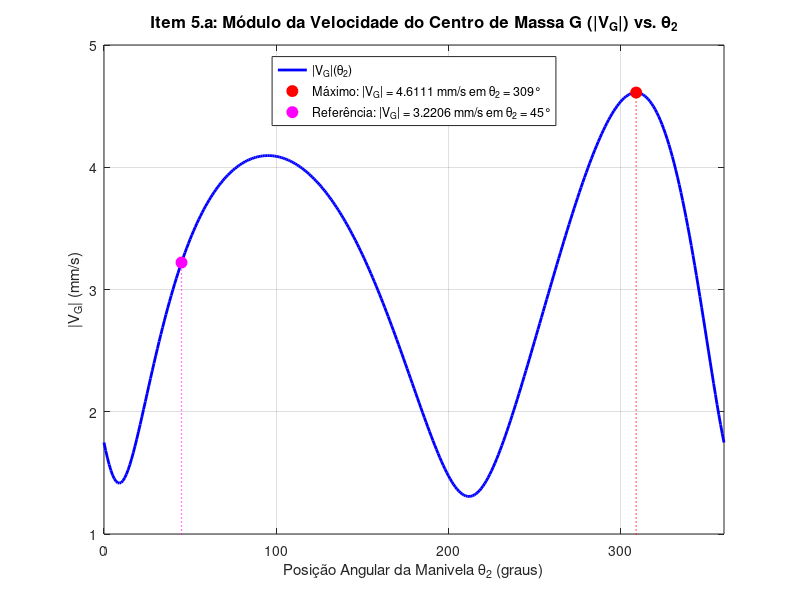
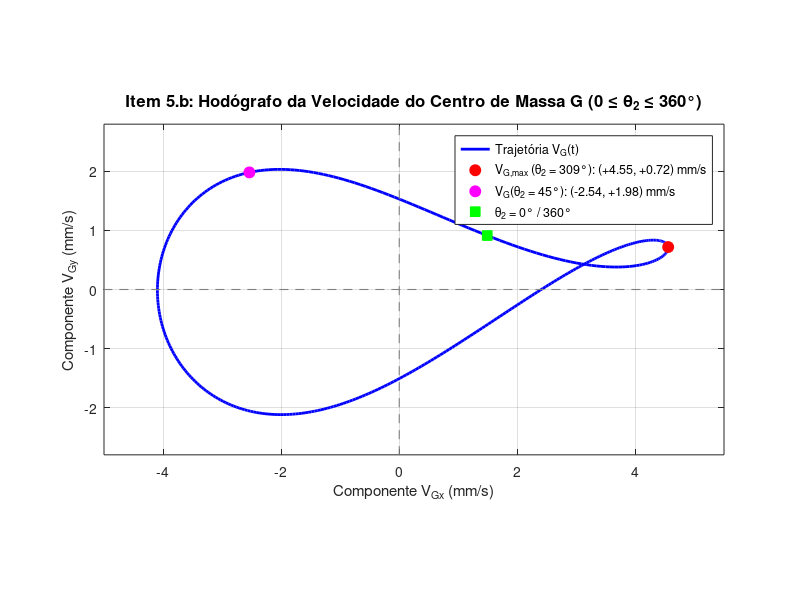
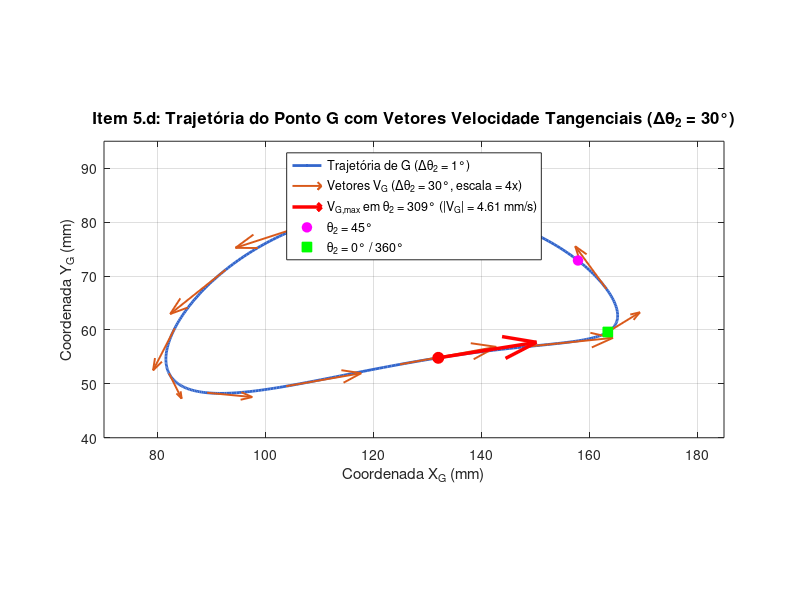

These charts were generated, in order, by the following MATLAB code:
% =========================================================================
% Questão 5 - Velocidade do Centro de Massa (Ponto G) do Elo Acoplador
% Disciplina: Dinâmica das Máquinas - Atividade Prática 4
% =========================================================================

clear; clc; close all;

% 1. Parâmetros geométricos do mecanismo (em mm)
a = 40.0;          % Elo 2: Manivela
b = 208.81;        % Elo 3: Acoplador
c = 70.0;          % Elo 4: Balancim
d = 200.0;         % Elo 1: Base fixa
omega2 = 0.1;      % Velocidade angular da manivela (rad/s)

% Parâmetros do elo intermediário expandido (Triângulo ABP)
p = b;                     % |R_PA| = b = 208.81 mm
delta3 = deg2rad(20);      % Ângulo delta3 = 20 graus

% -------------------------------------------------------------------------
% 2. Carregamento do pacote de geometria e configuração de polygonCentroid
% -------------------------------------------------------------------------
try
    pkg load geometry;
catch
    % Pacote geometry pode não estar instalado no sistema
end

% Função de centróide compatível: utiliza polygonCentroid se existir, ou
% a média das coordenadas dos vértices (baricentro geométrico do triângulo)
if exist('polygonCentroid', 'file') || exist('polygonCentroid', 'builtin')
    obter_centroide = @(pts) polygonCentroid(pts);
else
    obter_centroide = @(pts) mean(pts, 1);
end

% -------------------------------------------------------------------------
% 3. Volta completa da manivela: 0 <= theta2 <= 360° (Delta theta2 = 1°)
% -------------------------------------------------------------------------
theta2_deg = 0:1:360;
theta2_rad = deg2rad(theta2_deg);
N = length(theta2_deg);

theta3_rad = zeros(1, N);
theta4_rad = zeros(1, N);
omega3_rad = zeros(1, N);
omega4_rad = zeros(1, N);

xG = zeros(1, N);
yG = zeros(1, N);
VG_x = zeros(1, N);
VG_y = zeros(1, N);
VG_mod = zeros(1, N);

x_atual = [deg2rad(10); deg2rad(60)];
options = optimset('Display', 'off');

for k = 1:N
    t2 = theta2_rad(k);
    
    % Equações de fechamento do circuito
    sistema = @(x) [
        a * cos(t2) + b * cos(x(1)) - c * cos(x(2)) - d;
        a * sin(t2) + b * sin(x(1)) - c * sin(x(2))
    ];
    
    [x_sol, ~, info] = fsolve(sistema, x_atual, options);
    
    if info > 0
        t3 = x_sol(1);
        t4 = x_sol(2);
        theta3_rad(k) = t3;
        theta4_rad(k) = t4;
        x_atual = x_sol;
        
        % Velocidades angulares
        J = [-b * sin(t3),  c * sin(t4);
              b * cos(t3), -c * cos(t4)];
        A = [ a * omega2 * sin(t2);
             -a * omega2 * cos(t2)];
        w = J \ A;
        w3 = w(1);
        w4 = w(2);
        omega3_rad(k) = w3;
        omega4_rad(k) = w4;
        
        % Coordenadas dos vértices do triângulo acoplador ABP
        rA = [a * cos(t2), a * sin(t2)];
        rB = [d + c * cos(t4), c * sin(t4)];
        rP = rA + p * [cos(t3 + delta3), sin(t3 + delta3)];
        
        % Centróide do triângulo via polygonCentroid
        vertices_triangulo = [rA; rB; rP];
        G = obter_centroide(vertices_triangulo);
        xG(k) = G(1);
        yG(k) = G(2);
        
        % Velocidade do centróide G:
        % VG = VA + omega3 x r_GA
        VA = [-a * omega2 * sin(t2); a * omega2 * cos(t2)];
        rGA = [G(1) - rA(1); G(2) - rA(2)];
        VG = VA + w3 * [-rGA(2); rGA(1)];
        
        VG_x(k) = VG(1);
        VG_y(k) = VG(2);
        VG_mod(k) = hypot(VG(1), VG(2));
    else
        warning("Convergência falhou para theta2 = %d°", theta2_deg(k));
    end
end

% -------------------------------------------------------------------------
% 4. Resolução do Item c: Posição onde a velocidade é máxima
% -------------------------------------------------------------------------
[max_VG, idx_max] = max(VG_mod);
theta2_max_deg = theta2_deg(idx_max);
theta2_max_rad = theta2_rad(idx_max);

fprintf("=========================================================================\n");
fprintf("RESULTADOS DA QUESTÃO 5 (CENTRO DE MASSA DO ELO 3 - PONTO G):\n");
fprintf("-------------------------------------------------------------------------\n");
fprintf("Velocidade MÁXIMA do Ponto G:\n");
fprintf("  |VG|_max     = %.4f mm/s\n", max_VG);
fprintf("  Posição theta2 = %d° (%.4f rad)\n", theta2_max_deg, theta2_max_rad);
fprintf("  Componentes  = VG_x = %+.4f mm/s | VG_y = %+.4f mm/s\n", VG_x(idx_max), VG_y(idx_max));
fprintf("  Coordenadas G= X_G = %7.2f mm | Y_G = %7.2f mm\n", xG(idx_max), yG(idx_max));
fprintf("-------------------------------------------------------------------------\n");
fprintf("Posição de referência theta2 = 45°:\n");
idx_45 = find(theta2_deg == 45, 1);
fprintf("  |VG|(45°)    = %.4f mm/s\n", VG_mod(idx_45));
fprintf("  Componentes  = VG_x = %+.4f mm/s | VG_y = %+.4f mm/s\n", VG_x(idx_45), VG_y(idx_45));
fprintf("  Coordenadas G= X_G = %7.2f mm | Y_G = %7.2f mm\n", xG(idx_45), yG(idx_45));
fprintf("=========================================================================\n\n");

% Diretório para salvar imagens
script_dir = fileparts(mfilename('fullpath'));
if isempty(script_dir)
    script_dir = '.';
end
assets_dir = fullfile(script_dir, 'assets');
if ~exist(assets_dir, 'dir')
    mkdir(assets_dir);
end

% =========================================================================
% 5. Item a: Gráfico do módulo da velocidade |VG| vs theta2
% =========================================================================
fig_a = figure(1, 'Name', 'Item 5.a - Modulo da Velocidade VG vs theta2', 'NumberTitle', 'off', ...
               'Position', [100, 100, 800, 500]);
clf(fig_a);

plot(theta2_deg, VG_mod, 'b-', 'LineWidth', 2.0);
hold on;
plot(theta2_max_deg, max_VG, 'ro', 'MarkerFaceColor', 'r', 'MarkerSize', 8);
plot(45, VG_mod(idx_45), 'mo', 'MarkerFaceColor', 'm', 'MarkerSize', 8);

line([theta2_max_deg, theta2_max_deg], [0, max_VG], 'Color', 'r', 'LineStyle', ':', 'LineWidth', 1.0);
line([45, 45], [0, VG_mod(idx_45)], 'Color', 'm', 'LineStyle', ':', 'LineWidth', 1.0);

grid on;
xlim([0, 360]);
ylim([1.0, 5.0]);

title('Item 5.a: Módulo da Velocidade do Centro de Massa G (|V_G|) vs. \theta_2', 'FontSize', 12);
xlabel('Posição Angular da Manivela \theta_2 (graus)', 'FontSize', 11);
ylabel('|V_G| (mm/s)', 'FontSize', 11);

leg_max = sprintf('Máximo: |V_G| = %.4f mm/s em \\theta_2 = %d°', max_VG, theta2_max_deg);
leg_45  = sprintf('Referência: |V_G| = %.4f mm/s em \\theta_2 = 45°', VG_mod(idx_45));
legend('|V_G|(\theta_2)', leg_max, leg_45, 'Location', 'north');

caminho_fig_a = fullfile(assets_dir, 'grafico_5_a_modulo_VG.png');
print(fig_a, caminho_fig_a, '-dpng', '-r300');
fprintf("Gráfico 5.a salvo em: %s\n", caminho_fig_a);

% =========================================================================
% 6. Item b: Hodógrafo de VG (VG_x na abscissa e VG_y na ordenada)
% =========================================================================
fig_b = figure(2, 'Name', 'Item 5.b - Hodografo da Velocidade VG', 'NumberTitle', 'off', ...
               'Position', [100, 100, 800, 550]);
clf(fig_b);

plot(VG_x, VG_y, 'b-', 'LineWidth', 2.0);
hold on;

plot(VG_x(idx_max), VG_y(idx_max), 'ro', 'MarkerFaceColor', 'r', 'MarkerSize', 8);
plot(VG_x(idx_45),  VG_y(idx_45),  'mo', 'MarkerFaceColor', 'm', 'MarkerSize', 8);
plot(VG_x(1),       VG_y(1),       'gs', 'MarkerFaceColor', 'g', 'MarkerSize', 7);

% Linhas dos eixos passando pela origem
line([-5.5, 5.5], [0, 0], 'Color', [0.5, 0.5, 0.5], 'LineStyle', '--', 'LineWidth', 0.8);
line([0, 0], [-3.0, 3.0], 'Color', [0.5, 0.5, 0.5], 'LineStyle', '--', 'LineWidth', 0.8);

grid on;
axis equal;
xlim([-5.0, 5.5]);
ylim([-2.8, 2.8]);

title('Item 5.b: Hodógrafo da Velocidade do Centro de Massa G (0 \leq \theta_2 \leq 360°)', 'FontSize', 12);
xlabel('Componente V_{Gx} (mm/s)', 'FontSize', 11);
ylabel('Componente V_{Gy} (mm/s)', 'FontSize', 11);

leg_hb_max = sprintf('V_{G,max} (\\theta_2 = %d°): (%+.2f, %+.2f) mm/s', theta2_max_deg, VG_x(idx_max), VG_y(idx_max));
leg_hb_45  = sprintf('V_G(\\theta_2 = 45°): (%+.2f, %+.2f) mm/s', VG_x(idx_45), VG_y(idx_45));
legend('Trajetória V_G(t)', leg_hb_max, leg_hb_45, '\theta_2 = 0° / 360°', 'Location', 'northeast');

caminho_fig_b = fullfile(assets_dir, 'grafico_5_b_hodografo_VG.png');
print(fig_b, caminho_fig_b, '-dpng', '-r300');
fprintf("Gráfico 5.b salvo em: %s\n", caminho_fig_b);

% =========================================================================
% 7. Item d: Trajetória do ponto G com Quiver a cada 30 graus
% =========================================================================
fig_d = figure(3, 'Name', 'Item 5.d - Trajetoria de G com Quiver', 'NumberTitle', 'off', ...
               'Position', [100, 100, 850, 550]);
clf(fig_d);

% Trajetória contínua com incremento de 1 grau
plot(xG, yG, 'Color', [0.2, 0.4, 0.8], 'LineWidth', 2.0);
hold on;

% Amostragem a cada 30 graus para os vetores quiver
idx_quiver = 1:30:360;
escala_quiver = 4.0; % Fator de escala: 1 mm/s -> 4 mm de vetor visual

h_quiver = quiver(xG(idx_quiver), yG(idx_quiver), ...
                  escala_quiver * VG_x(idx_quiver), escala_quiver * VG_y(idx_quiver), 0, ...
                  'Color', [0.85, 0.35, 0.1], 'LineWidth', 1.4, 'MaxHeadSize', 0.15);

% Destaque no ponto de velocidade máxima
h_max_vec = quiver(xG(idx_max), yG(idx_max), ...
                   escala_quiver * VG_x(idx_max), escala_quiver * VG_y(idx_max), 0, ...
                   'Color', 'r', 'LineWidth', 2.5, 'MaxHeadSize', 0.20);
plot(xG(idx_max), yG(idx_max), 'ro', 'MarkerFaceColor', 'r', 'MarkerSize', 8);

% Destaque em theta2 = 45°
plot(xG(idx_45), yG(idx_45), 'mo', 'MarkerFaceColor', 'm', 'MarkerSize', 7);

% Ponto inicial
plot(xG(1), yG(1), 'gs', 'MarkerFaceColor', 'g', 'MarkerSize', 7);

grid on;
axis equal;
xlim([70, 185]);
ylim([40, 95]);

title('Item 5.d: Trajetória do Ponto G com Vetores Velocidade Tangenciais (\Delta\theta_2 = 30°)', 'FontSize', 12);
xlabel('Coordenada X_G (mm)', 'FontSize', 11);
ylabel('Coordenada Y_G (mm)', 'FontSize', 11);

leg_d_max = sprintf('V_{G,max} em \\theta_2 = %d° (|V_G| = %.2f mm/s)', theta2_max_deg, max_VG);
legend([plot(NaN,NaN,'Color',[0.2, 0.4, 0.8],'LineWidth',2.0), ...
        h_quiver, h_max_vec, ...
        plot(NaN,NaN,'mo','MarkerFaceColor','m','MarkerSize',7), ...
        plot(NaN,NaN,'gs','MarkerFaceColor','g','MarkerSize',7)], ...
       'Trajetória de G (\Delta\theta_2 = 1°)', ...
       sprintf('Vetores V_G (\\Delta\\theta_2 = 30°, escala = %.0fx)', escala_quiver), ...
       leg_d_max, ...
       '\theta_2 = 45°', ...
       '\theta_2 = 0° / 360°', ...
       'Location', 'north');

caminho_fig_d = fullfile(assets_dir, 'grafico_5_d_trajetoria_quiver_G.png');
print(fig_d, caminho_fig_d, '-dpng', '-r300');
fprintf("Gráfico 5.d salvo em: %s\n", caminho_fig_d);

% -------------------------------------------------------------------------
% 8. Manter as janelas abertas
% -------------------------------------------------------------------------
fprintf('\n=========================================================================\n');
fprintf('Todos os gráficos da Questão 5 foram gerados e salvos com sucesso!\n');
fprintf('Pressione <ENTER> no terminal para encerrar o programa e fechar as janelas...\n');
fprintf('=========================================================================\n');
pause;
